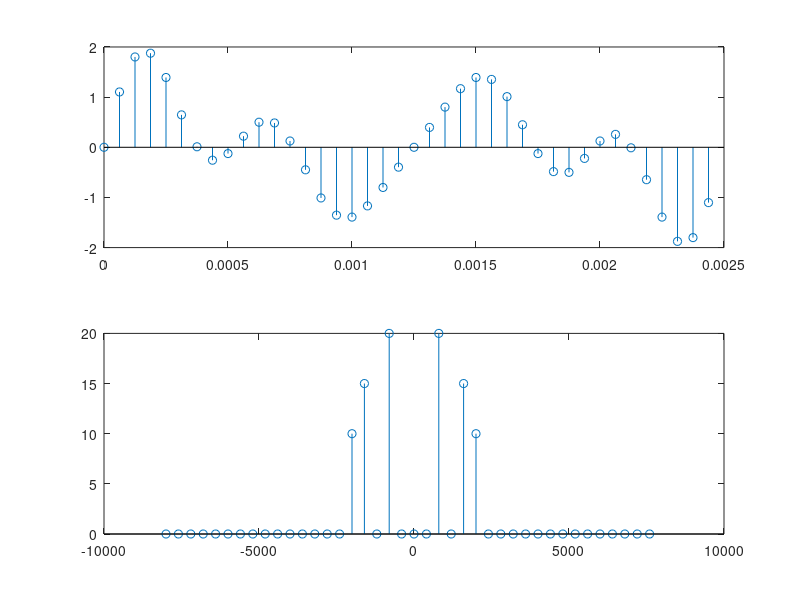

The MATLAB source for this figure:
clc;
close all;
clearvars;

f1 = 800;
f2 = 1600;
f3 = 2000;

fs = 16000;
ts = 1/fs;
ftest = gcd(gcd(gcd(f1,f2),gcd(f1,f3)),fs);

N = fs/ftest;
N = 1*N;
t = (0: N-1)*ts;
fn = (0:N-1)* (fs/N) - fs/2;

x = sin(2*pi*f1*t) + 0.75* sin(2*pi*f2*t) + 0.5* sin(2*pi*f3*t);
subplot(211)
stem(t,x)
subplot(212)
stem(fn, abs(fftshift(fft(x))));
